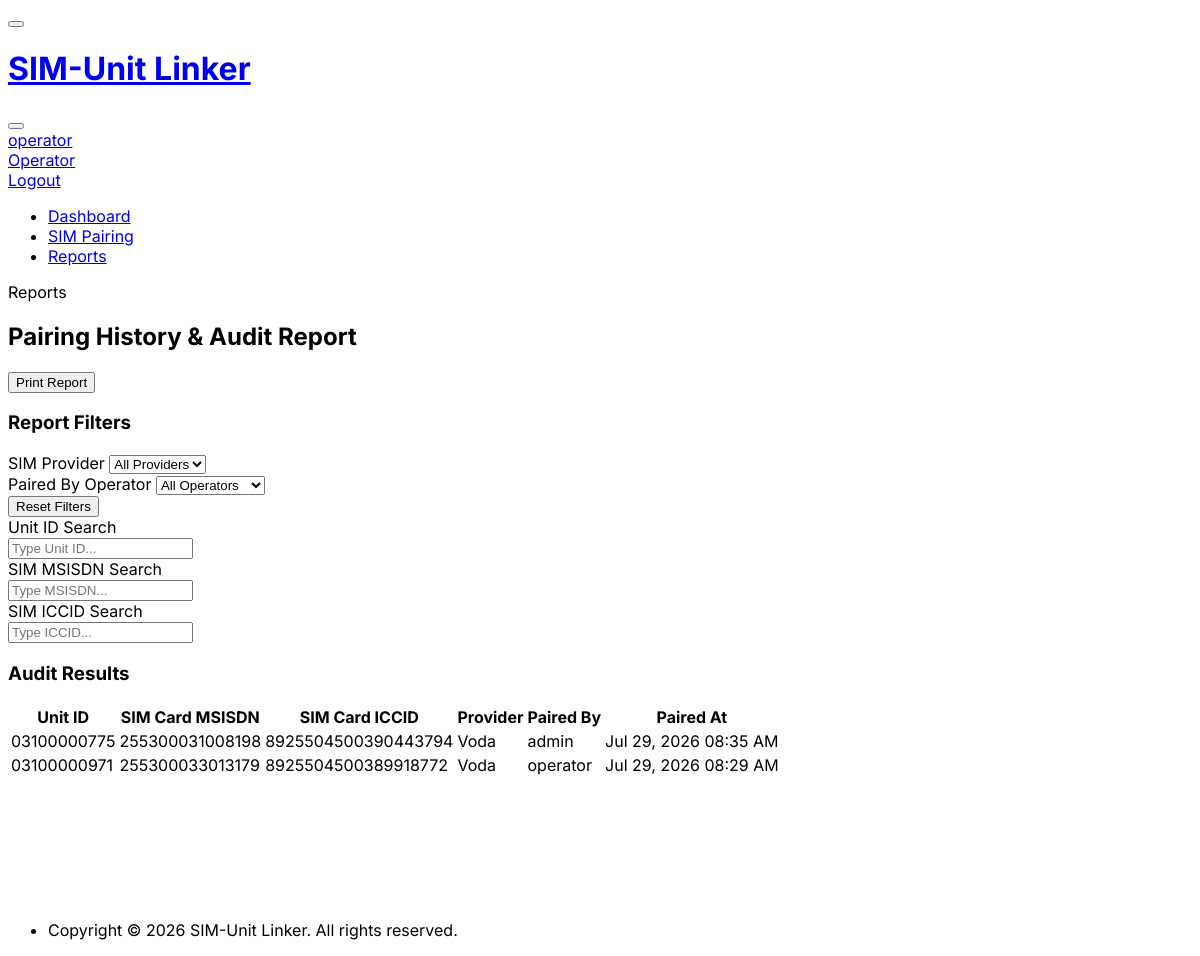
/report (signed in), run on the app's committed database.
### database.py (models this page shows)
class User(Base):
    __tablename__ = 'users'
    id = Column(Integer, primary_key=True, autoincrement=True)
    username = Column(String, unique=True, nullable=False, index=True)
    password_hash = Column(String, nullable=False)
    is_admin = Column(Boolean, default=False)
    pairings = relationship("Pairing", back_populates="paired_by")

class Pairing(Base):
    __tablename__ = 'pairings'
    id = Column(Integer, primary_key=True, autoincrement=True)
    unit_id = Column(String, ForeignKey('units.id'), nullable=False)
    sim_card_id = Column(Integer, ForeignKey('sim_cards.id'), nullable=False)
    paired_by_user_id = Column(Integer, ForeignKey('users.id'), nullable=False)
    paired_at = Column(DateTime, default=datetime.utcnow)
    is_active = Column(Boolean, default=True)  # True = current pairing, False = historic pairing
    unit = relationship("Unit", back_populates="pairings")
    sim_card = relationship("SimCard", back_populates="pairings")
    paired_by = relationship("User", back_populates="pairings")

class SimCard(Base):
    __tablename__ = 'sim_cards'
    id = Column(Integer, primary_key=True, autoincrement=True)
    msisdn = Column(String, nullable=False, index=True)
    iccid = Column(String, nullable=False, index=True)
    provider = Column(String, nullable=False)
    pairings = relationship("Pairing", back_populates="sim_card")

### main.py (the view)
@app.get("/report", response_class=HTMLResponse)
async def report_get(
    request: Request,
    unit_filter: str = "",
    msisdn_filter: str = "",
    iccid_filter: str = "",
    provider_filter: str = "",
    user_filter: str = "",
    current_user = Depends(require_user),
    db: Session = Depends(get_db)
):
    query = db.query(Pairing).options(
        joinedload(Pairing.sim_card),
        joinedload(Pairing.paired_by)
    ).filter(Pairing.is_active == True)
    if unit_filter.strip():
        query = query.filter(Pairing.unit_id.like(f"%{unit_filter.strip()}%"))
    if msisdn_filter.strip() or iccid_filter.strip() or provider_filter.strip():
        query = query.join(Pairing.sim_card)
        if msisdn_filter.strip():
            query = query.filter(SimCard.msisdn.like(f"%{msisdn_filter.strip()}%"))
        if iccid_filter.strip():
            query = query.filter(SimCard.iccid.like(f"%{iccid_filter.strip()}%"))
        if provider_filter.strip():
            query = query.filter(SimCard.provider == provider_filter)
    if user_filter.strip():
        try:
            query = query.filter(Pairing.paired_by_user_id == int(user_filter))
        except ValueError:
            pass
    pairings = query.order_by(Pairing.paired_at.desc()).all()
    providers = [r[0] for r in db.query(SimCard.provider).distinct().all() if r[0]]
    users = db.query(User).order_by(User.username.asc()).all()
    is_htmx = request.headers.get("HX-Request") == "true"
    template_name = "partials/report_table.html" if is_htmx else "report.html"
    return templates.TemplateResponse(request, template_name, {
        "current_user": current_user,
        "active_page": "report",
        "pairings": pairings,
        "providers": providers,
        "users": users,
        "filters": {
            "unit": unit_filter,
            "msisdn": msisdn_filter,
            "iccid": iccid_filter,
            "provider": provider_filter,
            "user": user_filter
        }
    })

### templates/report.html (shortened to what this page needs)
{% extends "base.html" %}
{% block content %}
<div class="page-header d-print-none">
  <div class="row align-items-center">
    <div class="col">
      <div class="page-pretitle">Reports</div>
      <h2 class="page-title">Pairing History & Audit Report</h2>
    </div>
    <div class="col-auto ms-auto">
      <button class="btn btn-outline-primary" onclick="window.print()">
         Print Report
      </button>
    </div>
  </div>
</div>
<div class="card mb-4 d-print-none">
  <div class="card-header bg-light">
    <h3 class="card-title fw-bold"> Report Filters</h3>
  </div>
  <div class="card-body">
    <form id="filter-form" hx-get="/report" hx-target="#report-table-container" hx-swap="innerHTML" hx-trigger="change from:select, keyup changed delay:300ms from:input" onsubmit="return false;">
      <div class="row g-3">
        <div class="col-md-4">
          <label class="form-label font-weight-bold">SIM Provider</label>
          <select class="form-select form-select-sm" name="provider_filter">
            <option value="">All Providers</option>
          </select>
        </div>
        <div class="col-md-4">
          <label class="form-label font-weight-bold">Paired By Operator</label>
          <select class="form-select form-select-sm" name="user_filter">
            <option value="">All Operators</option>
          </select>
        </div>
        <div class="col-md-4 d-flex align-items-end">
          <button type="button" class="btn btn-sm btn-outline-secondary w-100" onclick="resetFilters()">
             Reset Filters
          </button>
        </div>
      </div>
      <div class="row g-3 mt-1">
        <div class="col-md-4">
          <label class="form-label font-weight-bold">Unit ID Search</label>
          <div class="input-icon">
            <input type="text" class="form-control form-control-sm" placeholder="Type Unit ID..." name="unit_filter">
          </div>
        </div>
        <div class="col-md-4">
          <label class="form-label font-weight-bold">SIM MSISDN Search</label>
          <div class="input-icon">
            <input type="text" class="form-control form-control-sm" placeholder="Type MSISDN..." name="msisdn_filter">
          </div>
        </div>
        <div class="col-md-4">
          <label class="form-label font-weight-bold">SIM ICCID Search</label>
          <div class="input-icon">
            <input type="text" class="form-control form-control-sm" placeholder="Type ICCID..." name="iccid_filter">
          </div>
        </div>
      </div>
    </form>
  </div>
</div>
<div class="card">
  <div class="card-header bg-dark-lt d-flex justify-content-between align-items-center">
    <h3 class="card-title fw-bold text-dark"> Audit Results</h3>
  </div>
  <div id="report-table-container">
    {% include "partials/report_table.html" %}
  </div>
</div>
{% endblock %}

### templates/base.html (shortened to what this page needs)
<!doctype html>
<html lang="en">
  <head>
    <link rel="stylesheet" href="https://cdn.jsdelivr.net/npm/@tabler/core@1.0.0-beta20/dist/css/tabler.min.css">
    <link rel="stylesheet" href="https://cdn.jsdelivr.net/npm/@tabler/icons-webfont@latest/tabler-icons.min.css">
  </head>
  <body data-bs-theme="light">
    <div class="page">
      <header class="navbar navbar-expand-md d-print-none">
        <div class="container-xl">
          <button class="navbar-toggler" type="button" data-bs-toggle="collapse" data-bs-target="#navbar-menu" aria-controls="navbar-menu" aria-expanded="false" aria-label="Toggle navigation">
          </button>
          <h1 class="navbar-brand navbar-brand-autodark d-none-hd-menu pe-0 pe-md-3">
            <a href="/">
              SIM-Unit Linker
            </a>
          </h1>
          <div class="navbar-nav flex-row order-md-last align-items-center">
            <div class="nav-item me-3">
              <button onclick="toggleTheme()" class="btn btn-icon btn-ghost-secondary border-0" id="theme-toggle-btn" title="Toggle Light/Dark Theme">
              </button>
            </div>
            {% if current_user %}
            <div class="nav-item dropdown">
              <a href="#" class="nav-link d-flex lh-1 text-reset p-0" data-bs-toggle="dropdown" aria-label="Open user menu">
                <div class="d-none d-xl-block ps-2">
                  <div>{{ current_user.username }}</div>
                  <div class="mt-1 small text-muted">{% if current_user.is_admin %}Administrator{% else %}Operator{% endif %}</div>
                </div>
              </a>
              <div class="dropdown-menu dropdown-menu-end dropdown-menu-arrow">
                <a href="/logout" class="dropdown-content dropdown-item text-danger">
                   Logout
                </a>
              </div>
            </div>
            {% endif %}
          </div>
          <div class="collapse navbar-collapse" id="navbar-menu">
            <div class="d-flex flex-column flex-md-row flex-fill align-items-stretch align-items-md-center">
              <ul class="navbar-nav">
                <li class="nav-item {% if active_page == 'dashboard' %}active{% endif %}">
                  <a class="nav-link" href="/">
                    <span class="nav-link-title">Dashboard</span>
                  </a>
                </li>
                <li class="nav-item {% if active_page == 'pairing' %}active{% endif %}">
                  <a class="nav-link" href="/pairing">
                    <span class="nav-link-title">SIM Pairing</span>
                  </a>
                </li>
                <li class="nav-item {% if active_page == 'report' %}active{% endif %}">
                  <a class="nav-link" href="/report">
                    <span class="nav-link-title">Reports</span>
                  </a>
                </li>
              </ul>
            </div>
          </div>
        </div>
      </header>
      <div class="page-wrapper">
        <div class="page-body">
          <div class="container-xl">
            {% block content %}{% endblock %}
          </div>
        </div>
        <footer class="footer footer-transparent d-print-none mt-auto py-3">
          <div class="container-xl">
            <div class="row text-center align-items-center flex-row-reverse">
              <div class="col-12 col-lg-auto mt-3 mt-lg-0">
                <ul class="list-inline list-inline-dots mb-0">
                  <li class="list-inline-item">
                    Copyright &copy; 2026 SIM-Unit Linker. All rights reserved.
                  </li>
                </ul>
              </div>
            </div>
          </div>
        </footer>
      </div>
    </div>
  </body>
</html>

### templates/partials/report_table.html (shortened to what this page needs)
<div class="table-responsive" style="min-height: 200px;">
  <table class="table table-vcenter card-table table-hover">
    <thead>
      <tr>
        <th>Unit ID</th>
        <th>SIM Card MSISDN</th>
        <th>SIM Card ICCID</th>
        <th>Provider</th>
        <th>Paired By</th>
        <th>Paired At</th>
      </tr>
    </thead>
    <tbody>
      {% for pairing in pairings %}
      <tr>
        <td>
          <span class="font-weight-semibold text-dark">{{ pairing.unit_id }}</span>
        </td>
        <td>{{ pairing.sim_card.msisdn }}</td>
        <td class="font-monospace text-muted small">{{ pairing.sim_card.iccid }}</td>
        <td>
          <span class="badge bg-blue-lt">{{ pairing.sim_card.provider }}</span>
        </td>
        <td>
          <div class="d-flex align-items-center">
            <span>{{ pairing.paired_by.username }}</span>
          </div>
        </td>
        <td class="small text-muted" title="{{ pairing.paired_at.strftime('%Y-%m-%d %H:%M:%S') }}">
          {{ pairing.paired_at.strftime('%b %d, %Y %I:%M %p') }}
        </td>
      </tr>
      {% endfor %}
    </tbody>
  </table>
</div>

### templates/base.html (style rules this page uses)
:root { --tblr-font-sans-serif: 'Inter', -apple-system, BlinkMacSystemFont, San Francisco, Segoe UI, Roboto, Helvetica Neue, sans-serif; }
body { font-family: var(--tblr-font-sans-serif); }
.card { transition: transform 0.2s ease, box-shadow 0.2s ease; }

### data on the page
User: username "operator"
Pairing: unit_id "03100000775", sim_card.msisdn "255300031008198", sim_card.iccid "8925504500390443794", sim_card.provider "Voda", paired_by.username "admin", paired_at "Jul 29, 2026 08:35 AM"
Pairing: unit_id "03100000971", sim_card.msisdn "255300033013179", sim_card.iccid "8925504500389918772", sim_card.provider "Voda", paired_by.username "operator", paired_at "Jul 29, 2026 08:29 AM"
